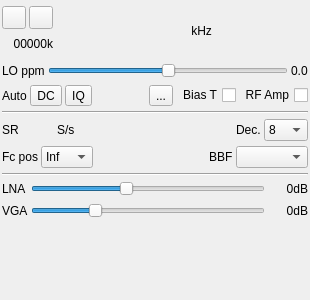
<?xml version="1.0" encoding="UTF-8"?>
<ui version="4.0">
 <class>HackRFInputGui</class>
 <widget class="QWidget" name="HackRFInputGui">
  <property name="geometry">
   <rect>
    <x>0</x>
    <y>0</y>
    <width>310</width>
    <height>300</height>
   </rect>
  </property>
  <property name="sizePolicy">
   <sizepolicy hsizetype="Minimum" vsizetype="Minimum">
    <horstretch>0</horstretch>
    <verstretch>0</verstretch>
   </sizepolicy>
  </property>
  <property name="minimumSize">
   <size>
    <width>310</width>
    <height>300</height>
   </size>
  </property>
  <property name="font">
   <font>
    <family>Liberation Sans</family>
    <pointsize>9</pointsize>
   </font>
  </property>
  <property name="windowTitle">
   <string>HackRF</string>
  </property>
  <layout class="QVBoxLayout" name="verticalLayout">
   <property name="spacing">
    <number>3</number>
   </property>
   <property name="leftMargin">
    <number>2</number>
   </property>
   <property name="topMargin">
    <number>2</number>
   </property>
   <property name="rightMargin">
    <number>2</number>
   </property>
   <property name="bottomMargin">
    <number>2</number>
   </property>
   <item>
    <layout class="QHBoxLayout" name="horizontalLayout_freq">
     <property name="topMargin">
      <number>4</number>
     </property>
     <property name="bottomMargin">
      <number>2</number>
     </property>
     <item>
      <layout class="QVBoxLayout" name="deviceUILayout">
       <item>
        <layout class="QHBoxLayout" name="deviceButtonsLayout">
         <item>
          <widget class="ButtonSwitch" name="startStop">
           <property name="toolTip">
            <string>start/stop acquisition</string>
           </property>
           <property name="text">
            <string/>
           </property>
           <property name="icon">
            <iconset resource="../../../sdrgui/resources/res.qrc">
             <normaloff>:/play.png</normaloff>
             <normalon>:/stop.png</normalon>:/play.png</iconset>
           </property>
          </widget>
         </item>
         <item>
          <widget class="ButtonSwitch" name="record">
           <property name="toolTip">
            <string>Toggle record I/Q samples from device</string>
           </property>
           <property name="text">
            <string/>
           </property>
           <property name="icon">
            <iconset resource="../../../sdrgui/resources/res.qrc">
             <normaloff>:/record_off.png</normaloff>:/record_off.png</iconset>
           </property>
          </widget>
         </item>
        </layout>
       </item>
       <item>
        <layout class="QHBoxLayout" name="deviceRateLayout">
         <item>
          <widget class="QLabel" name="deviceRateText">
           <property name="toolTip">
            <string>I/Q sample rate kS/s</string>
           </property>
           <property name="text">
            <string>00000k</string>
           </property>
           <property name="alignment">
            <set>Qt::AlignRight|Qt::AlignTrailing|Qt::AlignVCenter</set>
           </property>
          </widget>
         </item>
        </layout>
       </item>
      </layout>
     </item>
     <item>
      <spacer name="freqLeftSpacer">
       <property name="orientation">
        <enum>Qt::Horizontal</enum>
       </property>
       <property name="sizeHint" stdset="0">
        <size>
         <width>0</width>
         <height>0</height>
        </size>
       </property>
      </spacer>
     </item>
     <item>
      <widget class="ValueDial" name="centerFrequency" native="true">
       <property name="minimumSize">
        <size>
         <width>32</width>
         <height>50</height>
        </size>
       </property>
       <property name="font">
        <font>
         <family>Liberation Mono</family>
         <pointsize>20</pointsize>
        </font>
       </property>
       <property name="cursor">
        <cursorShape>PointingHandCursor</cursorShape>
       </property>
       <property name="focusPolicy">
        <enum>Qt::StrongFocus</enum>
       </property>
       <property name="toolTip">
        <string>Tuner center frequency in kHz</string>
       </property>
      </widget>
     </item>
     <item>
      <widget class="QLabel" name="freqUnits">
       <property name="text">
        <string> kHz</string>
       </property>
      </widget>
     </item>
     <item>
      <spacer name="freqRightlSpacer">
       <property name="orientation">
        <enum>Qt::Horizontal</enum>
       </property>
       <property name="sizeHint" stdset="0">
        <size>
         <width>0</width>
         <height>0</height>
        </size>
       </property>
      </spacer>
     </item>
    </layout>
   </item>
   <item>
    <layout class="QGridLayout" name="gridLayout_LOppm">
     <property name="topMargin">
      <number>2</number>
     </property>
     <property name="bottomMargin">
      <number>2</number>
     </property>
     <property name="spacing">
      <number>3</number>
     </property>
     <item row="0" column="0">
      <widget class="QLabel" name="LOppmLabel">
       <property name="toolTip">
        <string>LO correction ppm</string>
       </property>
       <property name="text">
        <string>LO ppm</string>
       </property>
      </widget>
     </item>
     <item row="0" column="1">
      <widget class="QSlider" name="LOppm">
       <property name="toolTip">
        <string>Local Oscillator ppm correction</string>
       </property>
       <property name="minimum">
        <number>-300</number>
       </property>
       <property name="maximum">
        <number>300</number>
       </property>
       <property name="pageStep">
        <number>1</number>
       </property>
       <property name="orientation">
        <enum>Qt::Horizontal</enum>
       </property>
      </widget>
     </item>
     <item row="0" column="2">
      <widget class="QLabel" name="LOppmText">
       <property name="text">
        <string>0.0</string>
       </property>
      </widget>
     </item>
    </layout>
   </item>
   <item>
    <layout class="QGridLayout" name="gridLayout_corr">
     <property name="topMargin">
      <number>2</number>
     </property>
     <property name="bottomMargin">
      <number>2</number>
     </property>
     <item row="0" column="1">
      <widget class="ButtonSwitch" name="dcOffset">
       <property name="toolTip">
        <string>DC Offset auto correction</string>
       </property>
       <property name="text">
        <string>DC</string>
       </property>
      </widget>
     </item>
     <item row="0" column="2">
      <widget class="ButtonSwitch" name="iqImbalance">
       <property name="toolTip">
        <string>IQ Imbalance auto correction</string>
       </property>
       <property name="text">
        <string>IQ</string>
       </property>
      </widget>
     </item>
     <item row="0" column="0">
      <widget class="QLabel" name="corrLabel">
       <property name="text">
        <string>Auto</string>
       </property>
      </widget>
     </item>
     <item row="0" column="5">
      <widget class="QCheckBox" name="biasT">
       <property name="toolTip">
        <string>Activate antenna bias tee</string>
       </property>
       <property name="layoutDirection">
        <enum>Qt::RightToLeft</enum>
       </property>
       <property name="text">
        <string>Bias T</string>
       </property>
      </widget>
     </item>
     <item row="0" column="6">
      <widget class="QCheckBox" name="lnaExt">
       <property name="toolTip">
        <string>Extra LNA +14dB</string>
       </property>
       <property name="layoutDirection">
        <enum>Qt::RightToLeft</enum>
       </property>
       <property name="text">
        <string>RF Amp</string>
       </property>
      </widget>
     </item>
     <item row="0" column="3">
      <spacer name="horizontalSpacer_2">
       <property name="orientation">
        <enum>Qt::Horizontal</enum>
       </property>
       <property name="sizeHint" stdset="0">
        <size>
         <width>40</width>
         <height>20</height>
        </size>
       </property>
      </spacer>
     </item>
     <item row="0" column="4">
      <widget class="ButtonSwitch" name="linkTxFreq">
       <property name="toolTip">
        <string>Toggle Tx frequency link</string>
       </property>
       <property name="text">
        <string>...</string>
       </property>
       <property name="icon">
        <iconset resource="../../../sdrgui/resources/res.qrc">
         <normaloff>:/link.png</normaloff>:/link.png</iconset>
       </property>
      </widget>
     </item>
    </layout>
   </item>
   <item>
    <widget class="Line" name="line_freq">
     <property name="orientation">
      <enum>Qt::Horizontal</enum>
     </property>
    </widget>
   </item>
   <item>
    <layout class="QHBoxLayout" name="sampleRateLayout">
     <property name="topMargin">
      <number>2</number>
     </property>
     <item>
      <widget class="QLabel" name="sampleRateLabel">
       <property name="sizePolicy">
        <sizepolicy hsizetype="Maximum" vsizetype="Preferred">
         <horstretch>0</horstretch>
         <verstretch>0</verstretch>
        </sizepolicy>
       </property>
       <property name="minimumSize">
        <size>
         <width>16</width>
         <height>0</height>
        </size>
       </property>
       <property name="text">
        <string>SR</string>
       </property>
      </widget>
     </item>
     <item>
      <widget class="ValueDial" name="sampleRate" native="true">
       <property name="sizePolicy">
        <sizepolicy hsizetype="Maximum" vsizetype="Maximum">
         <horstretch>0</horstretch>
         <verstretch>0</verstretch>
        </sizepolicy>
       </property>
       <property name="minimumSize">
        <size>
         <width>32</width>
         <height>16</height>
        </size>
       </property>
       <property name="font">
        <font>
         <family>Liberation Mono</family>
         <pointsize>12</pointsize>
        </font>
       </property>
       <property name="cursor">
        <cursorShape>PointingHandCursor</cursorShape>
       </property>
       <property name="toolTip">
        <string>Device sample rate</string>
       </property>
      </widget>
     </item>
     <item>
      <widget class="QLabel" name="rateUnits">
       <property name="text">
        <string>S/s</string>
       </property>
      </widget>
     </item>
     <item>
      <spacer name="horizontalSpacer_4">
       <property name="orientation">
        <enum>Qt::Horizontal</enum>
       </property>
       <property name="sizeHint" stdset="0">
        <size>
         <width>40</width>
         <height>20</height>
        </size>
       </property>
      </spacer>
     </item>
     <item>
      <widget class="QLabel" name="label_decim">
       <property name="text">
        <string>Dec.</string>
       </property>
      </widget>
     </item>
     <item>
      <widget class="QComboBox" name="decim">
       <property name="maximumSize">
        <size>
         <width>55</width>
         <height>16777215</height>
        </size>
       </property>
       <property name="toolTip">
        <string>Decimation factor</string>
       </property>
       <property name="currentIndex">
        <number>3</number>
       </property>
       <item>
        <property name="text">
         <string>1</string>
        </property>
       </item>
       <item>
        <property name="text">
         <string>2</string>
        </property>
       </item>
       <item>
        <property name="text">
         <string>4</string>
        </property>
       </item>
       <item>
        <property name="text">
         <string>8</string>
        </property>
       </item>
       <item>
        <property name="text">
         <string>16</string>
        </property>
       </item>
       <item>
        <property name="text">
         <string>32</string>
        </property>
       </item>
       <item>
        <property name="text">
         <string>64</string>
        </property>
       </item>
      </widget>
     </item>
    </layout>
   </item>
   <item>
    <layout class="QGridLayout" name="gridLayout_decim" columnstretch="0,0,0,0,0">
     <property name="topMargin">
      <number>2</number>
     </property>
     <property name="bottomMargin">
      <number>2</number>
     </property>
     <property name="spacing">
      <number>3</number>
     </property>
     <item row="0" column="4">
      <widget class="QComboBox" name="bbFilter">
       <property name="toolTip">
        <string>RF bandpass filter</string>
       </property>
      </widget>
     </item>
     <item row="0" column="0">
      <widget class="QLabel" name="label_fcPos">
       <property name="text">
        <string>Fc pos</string>
       </property>
      </widget>
     </item>
     <item row="0" column="1">
      <widget class="QComboBox" name="fcPos">
       <property name="maximumSize">
        <size>
         <width>55</width>
         <height>16777215</height>
        </size>
       </property>
       <property name="toolTip">
        <string>Relative position of device center frequency</string>
       </property>
       <item>
        <property name="text">
         <string>Inf</string>
        </property>
       </item>
       <item>
        <property name="text">
         <string>Sup</string>
        </property>
       </item>
       <item>
        <property name="text">
         <string>Cen</string>
        </property>
       </item>
      </widget>
     </item>
     <item row="0" column="2">
      <spacer name="horizontalSpacer_3">
       <property name="orientation">
        <enum>Qt::Horizontal</enum>
       </property>
       <property name="sizeHint" stdset="0">
        <size>
         <width>40</width>
         <height>20</height>
        </size>
       </property>
      </spacer>
     </item>
     <item row="0" column="3">
      <widget class="QLabel" name="bbFiltLabel">
       <property name="text">
        <string>BBF</string>
       </property>
      </widget>
     </item>
    </layout>
   </item>
   <item>
    <widget class="Line" name="line_fcPos">
     <property name="orientation">
      <enum>Qt::Horizontal</enum>
     </property>
    </widget>
   </item>
   <item>
    <layout class="QGridLayout" name="gridLayout_lna">
     <property name="topMargin">
      <number>2</number>
     </property>
     <property name="bottomMargin">
      <number>2</number>
     </property>
     <property name="spacing">
      <number>3</number>
     </property>
     <item row="0" column="0">
      <widget class="QLabel" name="lnaGainLabel">
       <property name="sizePolicy">
        <sizepolicy hsizetype="Maximum" vsizetype="Preferred">
         <horstretch>0</horstretch>
         <verstretch>0</verstretch>
        </sizepolicy>
       </property>
       <property name="text">
        <string>LNA </string>
       </property>
      </widget>
     </item>
     <item row="0" column="1">
      <widget class="QSlider" name="lna">
       <property name="enabled">
        <bool>true</bool>
       </property>
       <property name="toolTip">
        <string>LNA gain dB</string>
       </property>
       <property name="maximum">
        <number>40</number>
       </property>
       <property name="singleStep">
        <number>8</number>
       </property>
       <property name="pageStep">
        <number>8</number>
       </property>
       <property name="value">
        <number>16</number>
       </property>
       <property name="orientation">
        <enum>Qt::Horizontal</enum>
       </property>
      </widget>
     </item>
     <item row="0" column="2">
      <widget class="QLabel" name="lnaGainText">
       <property name="minimumSize">
        <size>
         <width>40</width>
         <height>0</height>
        </size>
       </property>
       <property name="text">
        <string>0dB</string>
       </property>
       <property name="alignment">
        <set>Qt::AlignRight|Qt::AlignTrailing|Qt::AlignVCenter</set>
       </property>
      </widget>
     </item>
    </layout>
   </item>
   <item>
    <layout class="QGridLayout" name="gridLayout_vga" columnstretch="0,0,0">
     <property name="topMargin">
      <number>2</number>
     </property>
     <property name="spacing">
      <number>3</number>
     </property>
     <item row="0" column="0">
      <widget class="QLabel" name="vgaLabel">
       <property name="text">
        <string>VGA</string>
       </property>
      </widget>
     </item>
     <item row="0" column="1">
      <widget class="QSlider" name="vga">
       <property name="toolTip">
        <string>VGA gain dB</string>
       </property>
       <property name="maximum">
        <number>62</number>
       </property>
       <property name="singleStep">
        <number>2</number>
       </property>
       <property name="pageStep">
        <number>2</number>
       </property>
       <property name="value">
        <number>16</number>
       </property>
       <property name="orientation">
        <enum>Qt::Horizontal</enum>
       </property>
      </widget>
     </item>
     <item row="0" column="2">
      <widget class="QLabel" name="vgaText">
       <property name="minimumSize">
        <size>
         <width>40</width>
         <height>0</height>
        </size>
       </property>
       <property name="text">
        <string>0dB</string>
       </property>
       <property name="alignment">
        <set>Qt::AlignRight|Qt::AlignTrailing|Qt::AlignVCenter</set>
       </property>
      </widget>
     </item>
    </layout>
   </item>
   <item>
    <layout class="QHBoxLayout" name="padLayout">
     <item>
      <spacer name="verticalSpacer">
       <property name="orientation">
        <enum>Qt::Vertical</enum>
       </property>
       <property name="sizeHint" stdset="0">
        <size>
         <width>20</width>
         <height>40</height>
        </size>
       </property>
      </spacer>
     </item>
    </layout>
   </item>
  </layout>
 </widget>
 <customwidgets>
  <customwidget>
   <class>ValueDial</class>
   <extends>QWidget</extends>
   <header>gui/valuedial.h</header>
   <container>1</container>
  </customwidget>
  <customwidget>
   <class>ButtonSwitch</class>
   <extends>QToolButton</extends>
   <header>gui/buttonswitch.h</header>
  </customwidget>
 </customwidgets>
 <resources>
  <include location="../../../sdrgui/resources/res.qrc"/>
 </resources>
 <connections/>
</ui>
